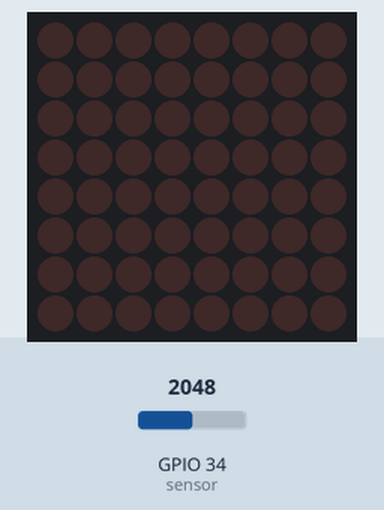
This sketch was run on a simulated ESP32. On the bench: 8×8 LED matrix. The test bench sets the inputs (shaded band); at power-on: GPIO 34 (sensor) = 2048. What the sketch prints to the serial monitor is not drawn.

Above: at 1.2 s.
1.3 s: GPIO 34 (sensor) set to 1228
At 1.7 s:
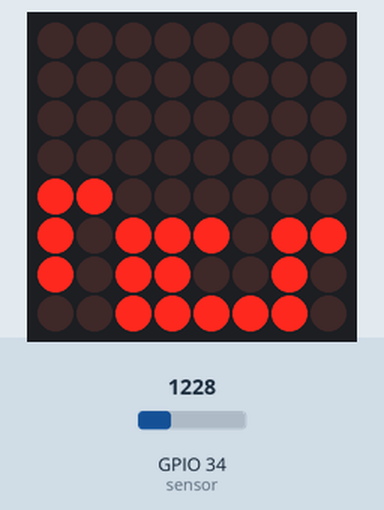
2.8 s: GPIO 34 (sensor) set to 491
At 4.0 s:
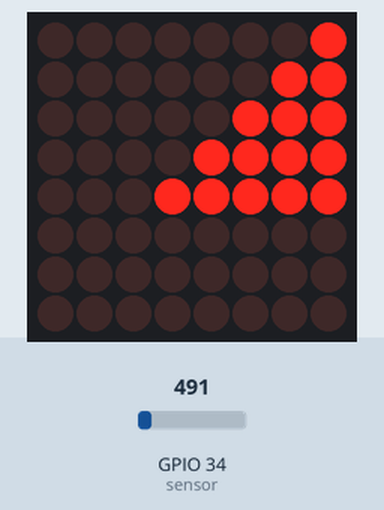
Timing chart, 0 to 4.0 s (numbered marks = the images above; inputs shaded):
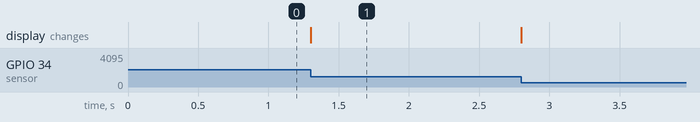

Measured:
- after the input at 1.3 s, the display: changes at once (image 1)

The sketch:

project_22.ino
```cpp
/*
  keyestudio ESP32 Inventor Learning Kit
  Project 22 Noisemeter
  http://www.keyestudio.com
*/
#include <LedControl.h>

int DIN = 23;
int CLK = 18;
int CS = 15;
int sensor = 34;

LedControl lc=LedControl(DIN,CLK,CS,1);
byte data_val[8][8]= {
  {0x00, 0x00, 0x00, 0x00, 0x00, 0x00, 0x00, 0x01},
  {0x00, 0x00, 0x00, 0x00, 0x00, 0x00, 0x03, 0x01},
  {0x00, 0x00, 0x00, 0x00, 0x00, 0x07, 0x03, 0x01},
  {0x00, 0x00, 0x00, 0x00, 0x0f, 0x07, 0x03, 0x01},
  {0x00, 0x00, 0x00, 0x1f, 0x0f, 0x07, 0x03, 0x01},
  {0x00, 0x00, 0x3f, 0x1f, 0x0f, 0x07, 0x03, 0x01},
  {0x00, 0x7f, 0x3f, 0x1f, 0x0f, 0x07, 0x03, 0x01},
  {0xff, 0x7f, 0x3f, 0x1f, 0x0f, 0x07, 0x03, 0x01}
  };


void setup(){
 lc.shutdown(0,false);       //When powering on, MAX72XX is in the power saving mode.
 lc.setIntensity(0,8);       //Set the brightness to the maximum
 lc.clearDisplay(0);         //Clear the display
}

void loop(){
  int val = analogRead(sensor);
  Serial.println(val);
  int temp = map(val,0,800,0,7);  //The range of analog values in the 0-800 is the most appropriate
  for(int i=0;i<8;i++)
  {
    lc.setRow(0,7-i,data_val[temp][i]);
  }
}  
```
